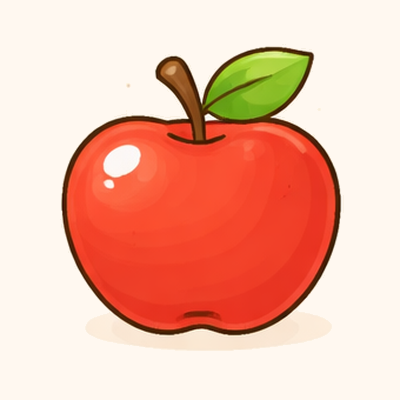
#> input picture lettercards/starter/images/appel.png, 400 x 400 px
$ python -i mcp_server.py   (imports and definitions only)
#> lines starting #> are read from the running program, lines starting #| are printed output that depends on the picture
#> in load_and_process, img is the input picture: PIL image 400x400 RGB; mean R, G, B 240, 185.5, 166.9
#!/usr/bin/env python3
"""
Lettercards MCP Server

Tools for any MCP-capable AI to guide the personal photo card workflow:
- Open a native file picker to select candidate photos
- Preview candidates as a numbered thumbnail grid (AI selects best 2-3)
- Render selected photos as actual lettercards for final comparison
- Save the chosen photo to the personal library

Setup: see docs/mcp-setup.md
Run via: venv-mcp/bin/python mcp_server.py
"""

import io
import os
from pathlib import Path

from mcp.server.fastmcp import FastMCP, Image as MCPImage
from PIL import Image, ImageDraw, ImageEnhance, ImageFont, ImageOps

# ── Paths ─────────────────────────────────────────────────────────────────────

REPO_DIR     = Path(__file__).parent
PERSONAL_DIR = (
    Path(os.environ['LETTERCARDS_PERSONAL_DIR'])
    if 'LETTERCARDS_PERSONAL_DIR' in os.environ
    else Path.home() / '.lettercards' / 'personal'
)
STAGING_DIR = (
    Path(os.environ['LETTERCARDS_STAGING_DIR'])
    if 'LETTERCARDS_STAGING_DIR' in os.environ
    else Path.home() / '.lettercards' / 'staging'
)
SUPPORTED_FORMATS = {'.jpg', '.jpeg', '.png', '.heic', '.webp'}

# ── Card rendering constants (matches generate.py) ────────────────────────────

CARD_W, CARD_H = 300, 450
BG_PICTURE     = (245, 242, 225)   # warm cream
CORNER_R       = 16
DEFAULT_COLOR  = (220, 100, 40)    # orange fallback

# Letter accent colours — same palette as generate.py
LETTER_COLORS = {
    'a': (220, 80,  50),  'b': (50,  120, 200), 'c': (180, 140, 40),
    'd': (80,  160, 80),  'e': (200, 80,  150), 'f': (100, 60,  180),
    'g': (220, 120, 40),  'h': (40,  160, 160), 'i': (180, 60,  60),
    'j': (60,  140, 100), 'k': (160, 40,  120), 'l': (40,  100, 200),
    'm': (200, 140, 40),  'n': (80,  60,  180), 'o': (60,  160, 120),
    'p': (180, 80,  40),  'q': (120, 40,  160), 'r': (40,  140, 60),
    's': (200, 60,  100), 't': (60,  120, 200), 'u': (160, 160, 40),
    'v': (120, 80,  160), 'w': (40,  160, 80),  'x': (200, 100, 60),
    'y': (80,  40,  200), 'z': (60,  180, 140),
}

# ── Fonts (cross-platform) ────────────────────────────────────────────────────

# Searched in order; first match wins. PIL default is the final fallback.
_FONT_CANDIDATES = [
    str(REPO_DIR / "fonts" / "DejaVuSans-Bold.ttf"),           # in-repo (any OS)
    # macOS
    "/System/Library/Fonts/Supplemental/Arial Rounded Bold.ttf",
    "/System/Library/Fonts/Helvetica.ttc",
    # Linux
    "/usr/share/fonts/truetype/dejavu/DejaVuSans-Bold.ttf",
    "/usr/share/fonts/truetype/liberation/LiberationSans-Bold.ttf",
    # Windows
    "C:/Windows/Fonts/arialbd.ttf",
    "C:/Windows/Fonts/calibrib.ttf",
]


# [8 lines left out: function _load_font, not called in this run]


# ── MCP server ────────────────────────────────────────────────────────────────

# [34 lines that did not run here, left out]


# ── Image processing ──────────────────────────────────────────────────────────

def _normalise(img: Image.Image) -> Image.Image:
    """Normalise colour mode and correct EXIF orientation."""
    if img.mode in ('RGBA', 'P'):
        bg = Image.new('RGB', img.size, (255, 255, 255))
        img = img.convert('RGBA')
        bg.paste(img, mask=img.split()[-1])
        img = bg
    elif img.mode != 'RGB':
        img = img.convert('RGB')

    try:
        from PIL import ExifTags
        orientation_tag = next(
            tag for tag, name in ExifTags.TAGS.items() if name == 'Orientation'
        )
        exif = img._getexif()
        if exif:
            val = exif.get(orientation_tag)
            if val == 3:   img = img.rotate(180, expand=True)
            elif val == 6: img = img.rotate(270, expand=True)
            elif val == 8: img = img.rotate(90,  expand=True)
    except Exception:
        pass

    return img


def _crop_and_enhance(img: Image.Image, size: int = 400) -> Image.Image:
    """Crop to square, resize, auto-enhance."""
#> called with size = 400
    w, h = img.size
#> w = 400; h = 400
    if h > w:
        img = img.crop((0, 0, w, w))               # portrait: top crop
    else:
        s = min(w, h)
#> s = 400
        img = img.crop(((w-s)//2, (h-s)//2, (w+s)//2, (h+s)//2))  # landscape: centre
    img = img.resize((size, size), Image.LANCZOS)
    img = ImageOps.autocontrast(img, cutoff=2)
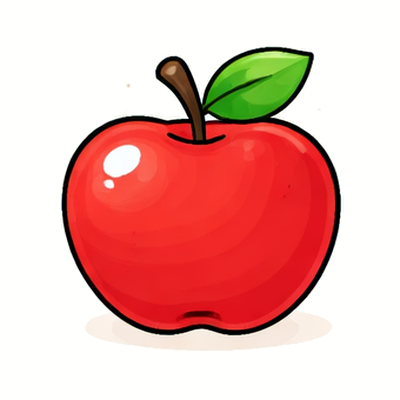
#> img: PIL image 400x400 RGB; mean R, G, B 233.5, 179.8, 174.3
    img = ImageEnhance.Sharpness(img).enhance(1.3)
    return img


def load_and_process(file_path: str, size: int = 400) -> Image.Image:
    """Load from file, correct orientation, crop to square, auto-enhance."""
    img = Image.open(Path(file_path).expanduser())
    return _crop_and_enhance(_normalise(img), size)


# [279 lines left out: functions decode_and_process, render_card, _pil_to_mcp, _open_file_picker, pick_photos, generate_photo_grid and 3 more, not called in this run]


# ── Entry point ───────────────────────────────────────────────────────────────

# [2 lines not run here, left out]

>>> result = load_and_process('lettercards/starter/images/appel.png')
